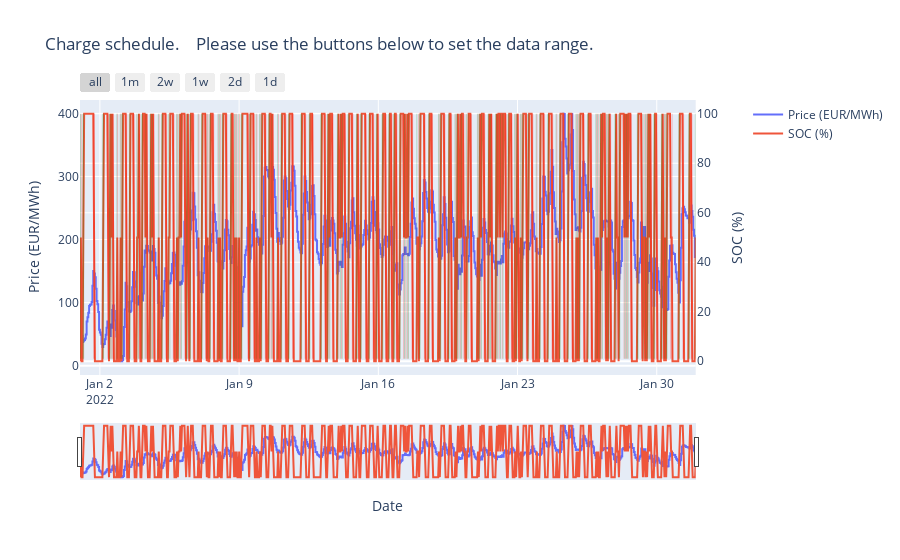

The code cell stored with this chart in its notebook:
### Markdown cell above
# Show profits :

### Code cell
start_show = start
end_show = end
display_schedule(df_optim,start_show,end_show)
